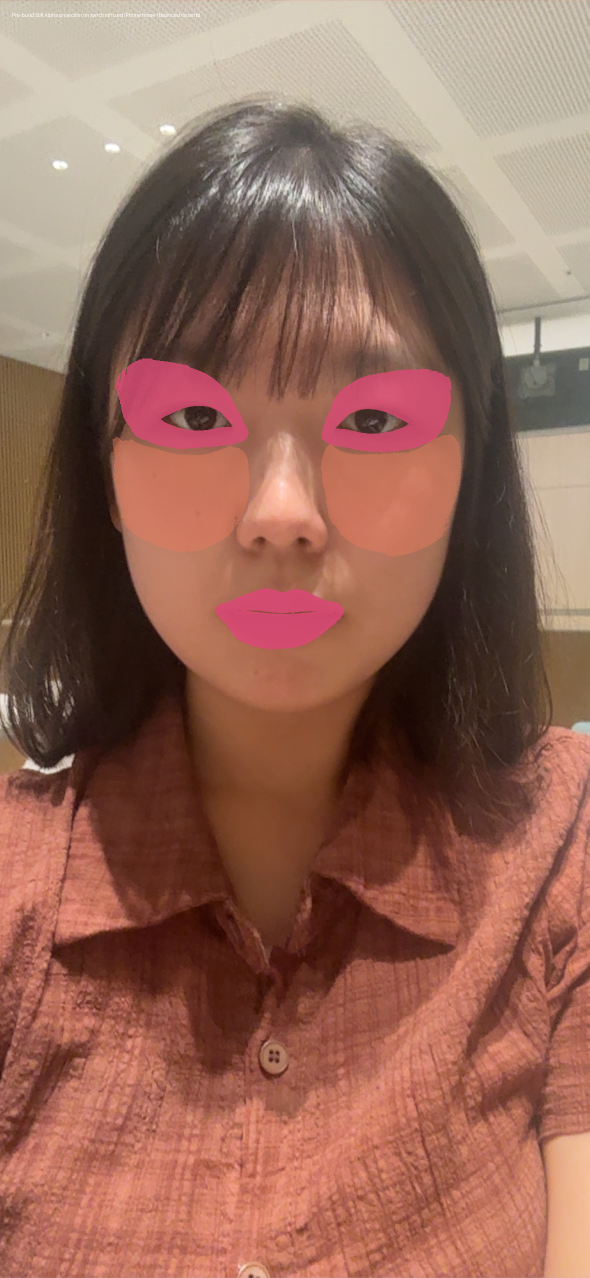
#> input picture evidence/references/e7-user-gold-raw-20260626/combined-soft-alpha-projection.png, 1179 x 2556 px, given in place of brow-png-daily-hair-v1.png, which was not available (shown at 1/2 size)
$ python retune_brow_feedback_textures.py
#> lines starting #> are read from the running program, lines starting #| are printed output that depends on the picture; pictures that were not available may be replaced by others from this repository, and a replacement may not be noted
#!/usr/bin/env python3
"""Retune existing Unity-ready brow textures from device QA feedback."""

from __future__ import annotations

import argparse
from pathlib import Path

import numpy as np
from PIL import Image, ImageFilter


MASK_DIR = Path("unity/MakeupARUnityValidation/Assets/Resources/SmoothRegionMasks")


FLAT_TARGETS = {
    "brow-png-dailyflat-hair-v1": ((96, 98, 212, 132), (300, 98, 416, 132), 0.58),
    "brow-png-dailyflat-sharp-v1": ((99, 100, 209, 129), (303, 100, 413, 129), 0.54),
    "brow-png-dailyflat-multiply-v1": ((99, 100, 209, 129), (303, 100, 413, 129), 0.54),
}

FLAT_SOURCE_TEXTURES = {
    "brow-png-dailyflat-hair-v1": "brow-png-daily-hair-v1",
    "brow-png-dailyflat-sharp-v1": "brow-png-narrow-hair-v1",
    "brow-png-dailyflat-multiply-v1": "brow-png-narrow-hair-v1",
}

HAIR_TEXTURES = (
    "brow-png-daily-hair-v1",
    "brow-png-natural-hair-v1",
    "brow-png-narrow-hair-v1",
    "brow-png-lightbrown-hair-v1",
)

PROCEDURAL_VISIBILITY_BOOSTS = {
    "brow-back-arch-soft-mix-v1": (1.7, 8),
    "brow-slim-tail-fine-hair-v1": (1.08, 4),
}


def parse_args() -> argparse.Namespace:
    parser = argparse.ArgumentParser(description="Retune Unity-ready brow textures.")
    parser.add_argument("--repo-root", type=Path, default=Path.cwd())
    parser.add_argument(
        "--scope",
        choices=("flat", "all"),
        default="flat",
        help="Default flat scope avoids cumulative retuning of already-softened hair textures.",
    )
    return parser.parse_args()


def resolve(repo: Path, path: Path) -> Path:
    return path if path.is_absolute() else repo / path


def bbox_for(active: np.ndarray) -> tuple[int, int, int, int] | None:
    rows, cols = np.nonzero(active)
    if len(cols) == 0:
        return None

    return int(cols.min()), int(rows.min()), int(cols.max()) + 1, int(rows.max()) + 1


def side_crop(image: Image.Image, side: str) -> Image.Image:
    rgba = np.asarray(image.convert("RGBA"))
    red = rgba[:, :, 0]
    if side == "left":
        active = red[:, :256] > 8
        x_offset = 0
    else:
        active = red[:, 256:] > 8
        x_offset = 256

    bbox = bbox_for(active)
    if bbox is None:
        return Image.new("RGBA", (1, 1), (0, 0, 0, 0))

    left, top, right, bottom = bbox
    pad_x = 3
    pad_y = 2
    left = max(0, left + x_offset - pad_x)
    right = min(image.width, right + x_offset + pad_x)
    top = max(0, top - pad_y)
    bottom = min(image.height, bottom + pad_y)
    return image.crop((left, top, right, bottom))


def blur_luma(values: np.ndarray, radius: float) -> np.ndarray:
    source = Image.fromarray(np.clip(values, 0, 255).astype(np.uint8), "L")
    return np.asarray(source.filter(ImageFilter.GaussianBlur(radius=radius)), dtype=np.float32)


# [48 lines left out: functions retune_flat_crop, retune_flat, remap_flat_to_hair_response, not called in this run]


def retune_flat_from_hair_crop(crop: Image.Image, size: tuple[int, int]) -> Image.Image:
    resized = crop.resize(size, Image.Resampling.LANCZOS)
    rgba = np.asarray(resized.convert("RGBA"), dtype=np.float32)
    red = rgba[:, :, 0]
    blue = rgba[:, :, 2]
    height = max(1, red.shape[0])
    y = np.linspace(0.0, 1.0, height, dtype=np.float32)[:, None]
    bottom_edge = np.clip((y - 0.68) / 0.32, 0.0, 1.0)
    edge_trim = 1.0 - bottom_edge * 0.40

    alpha = np.clip(red * 0.94 * edge_trim + blue * 0.10, 0, 255)
    detail = np.clip(blue * 0.98 * edge_trim + red * 0.08, 0, 255)

    output = np.zeros((size[1], size[0], 4), dtype=np.uint8)
    output[:, :, 0] = alpha.astype(np.uint8)
    output[:, :, 1] = output[:, :, 0]
    output[:, :, 2] = detail.astype(np.uint8)
    output[:, :, 3] = output[:, :, 0]
    return Image.fromarray(output, "RGBA")


def retune_flat_from_hair_texture(
    path: Path,
    source_path: Path,
    left_target: tuple[int, int, int, int],
    right_target: tuple[int, int, int, int],
) -> None:
#> called with left_target = (96, 98, 212, 132), right_target = (300, 98, 416, 132)
    source = Image.open(source_path).convert("RGBA")
    output = Image.new("RGBA", source.size, (0, 0, 0, 0))
#> output: PIL image 1179x2556 RGBA; every value is 0
    for side, target in (("left", left_target), ("right", right_target)):
        left, top, right, bottom = target
        crop = side_crop(source, side)
        tuned = retune_flat_from_hair_crop(crop, (right - left, bottom - top))
        output.alpha_composite(tuned, dest=(left, top))
#> this loop made 2 passes
#> bbox in side_crop on passes 1 to 2: (0, 0, 256, 2556), (0, 0, 923, 2556)
#> pass 1, in side_crop, `red = rgba[:, :, 0]`:
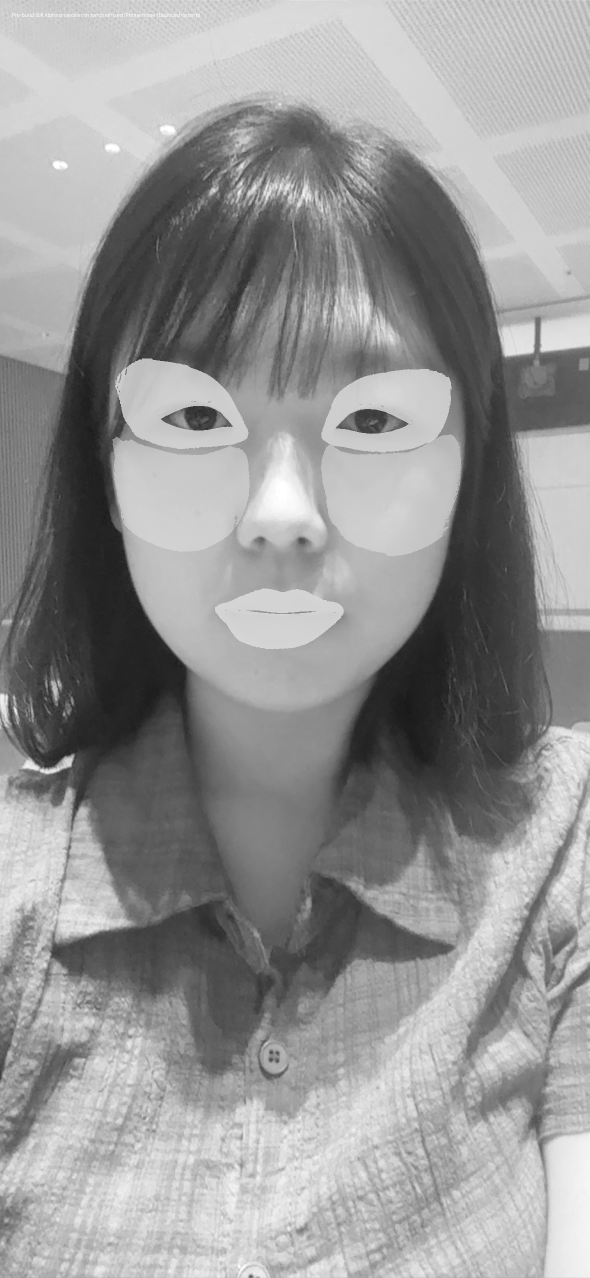
#> red: shape (2556, 1179) (shown at 1/2 size); min 24, max 255, mean 149.2
#> pass 1, in retune_flat_from_hair_texture, `crop = side_crop(source, side)`:
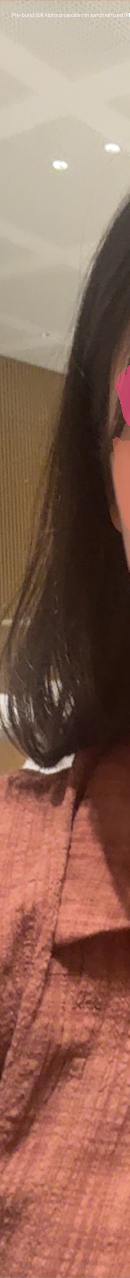
#> crop: PIL image 259x2556 RGBA (shown at 1/2 size); mean R, G, B, A 143.4, 105.2, 89.8, 255
#> pass 1, in retune_flat_from_hair_crop, `resized = crop.resize(size, Image.Resampling.LANCZOS)`:
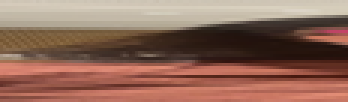
#> resized: PIL image 116x34 RGBA (shown 3 times larger); mean R, G, B, A 143.4, 105.2, 89.8, 255
#> after the loop:
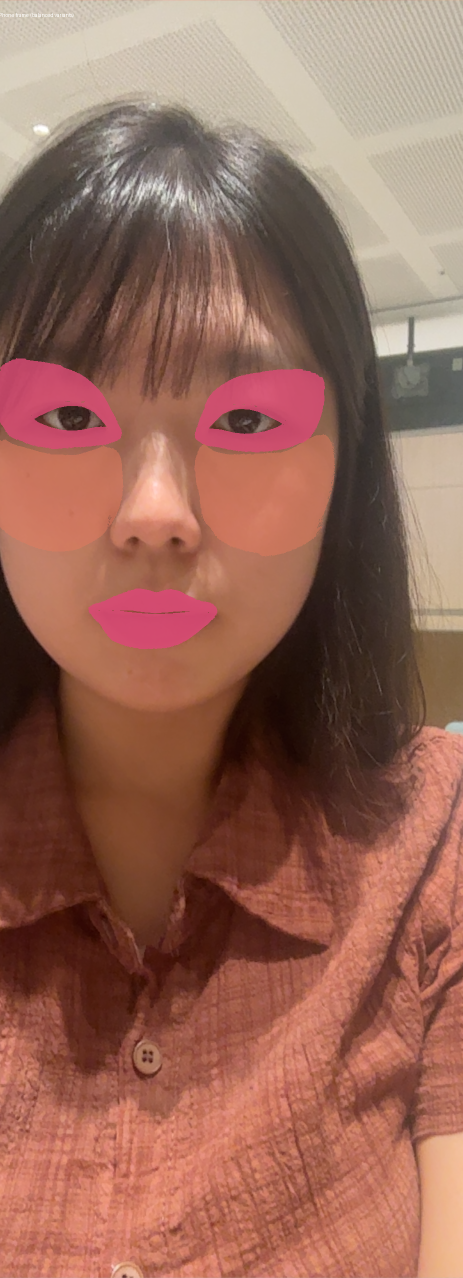
#> crop: PIL image 926x2556 RGBA (shown at 1/2 size); mean R, G, B, A 150.8, 103.7, 88.7, 255
#> after the loop:
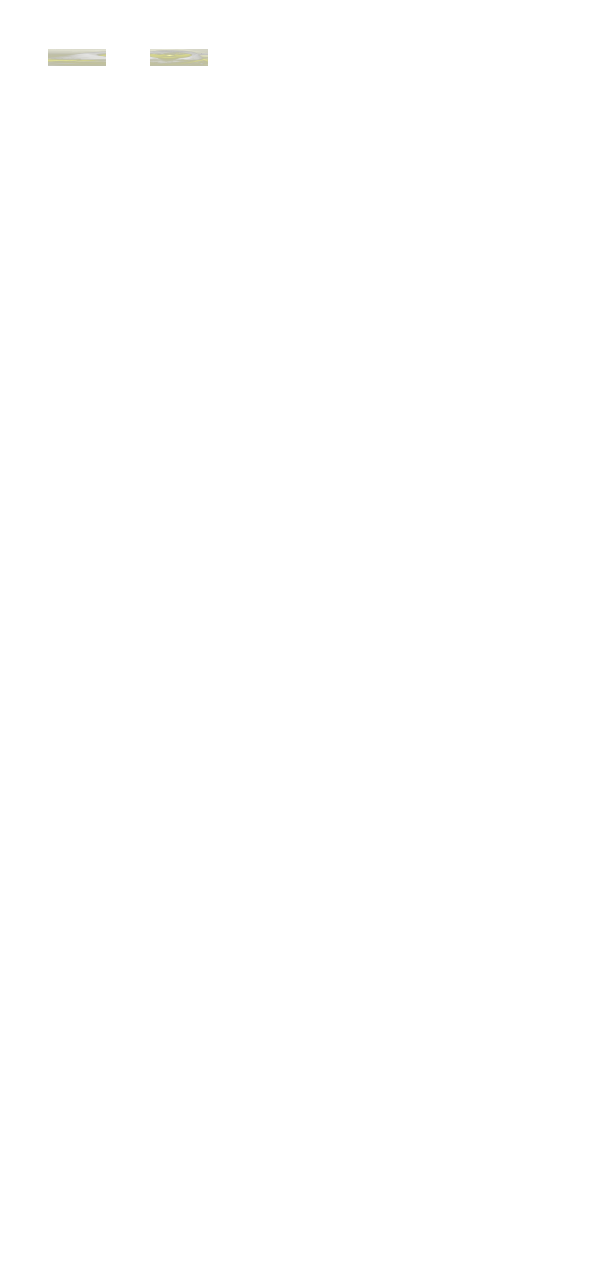
#> output: PIL image 1179x2556 RGBA (shown at 1/2 size); mean R, G, B, A 0.4, 0.4, 0.2, 0.4; transparent parts drawn white
#> after the loop:
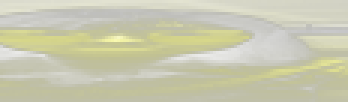
#> tuned: PIL image 116x34 RGBA (shown 3 times larger); mean R, G, B, A 138.5, 138.5, 92.6, 138.5; transparent parts drawn white

    output.save(path)


# [54 lines left out: functions soften_hair_detail, boost_procedural, soften_soft_flat_top_edge, not called in this run]


def main() -> None:
    args = parse_args()
    repo = args.repo_root.resolve()
    mask_dir = resolve(repo, MASK_DIR)

    for texture_id, (left_target, right_target, _detail_scale) in FLAT_TARGETS.items():
        path = mask_dir / f"{texture_id}.png"
        source_path = mask_dir / f"{FLAT_SOURCE_TEXTURES[texture_id]}.png"
        retune_flat_from_hair_texture(path, source_path, left_target, right_target)
        print(f"retuned_flat_brow path={path.relative_to(repo).as_posix()}")
#> pass 2 of the loop in main, `for texture_id, (left_target, right_target, _detail_scale) in FLAT_TAR..`:
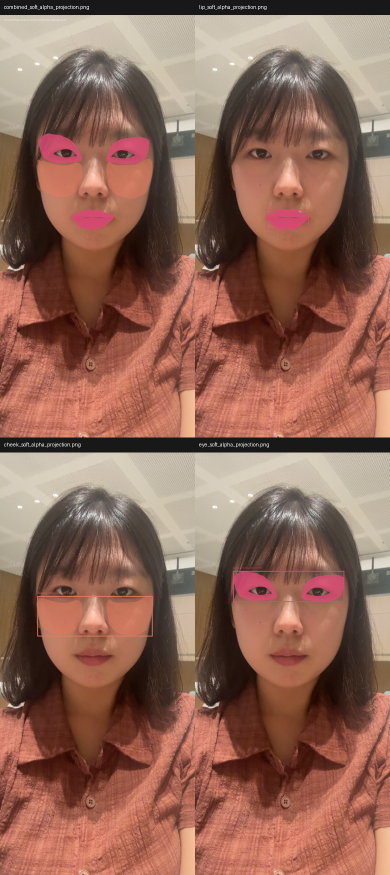
#> input picture evidence/references/e7-user-gold-raw-20260626/contact-sheet.png, 780 x 1750 px, given in place of brow-png-narrow-hair-v1.png, which was not available (shown at 1/2 size)
#> source: PIL image 780x1750 RGBA
#> the loop in retune_flat_from_hair_texture (call 2), `for side, target in (("left", left_target), ("right", right_target)):` made 2 passes
#> bbox in side_crop on passes 1 to 2: (0, 0, 256, 1750), (0, 0, 524, 1750)
#> pass 1, in side_crop (call 3), `red = rgba[:, :, 0]`:
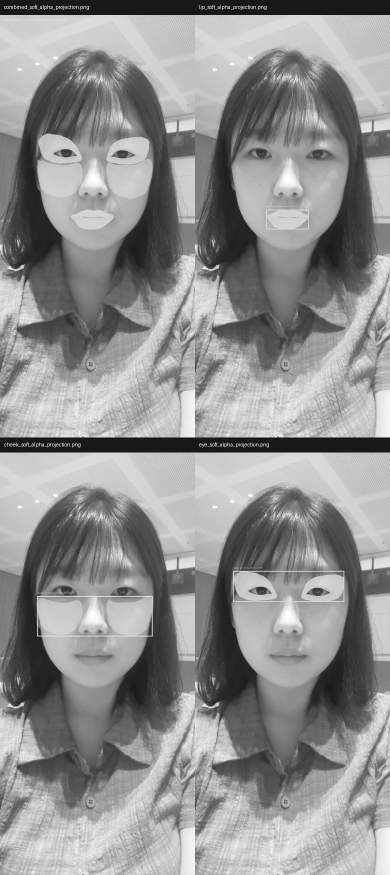
#> red: shape (1750, 780) (shown at 1/2 size); min 24, max 255, mean 144
#> after the loop in retune_flat_from_hair_texture (call 2), `for side, target in (("left", left_target), ("right", right_target)):`:
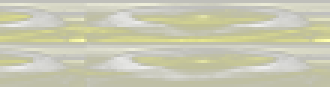
#> tuned: PIL image 110x29 RGBA (shown 3 times larger); mean R, G, B, A 134.6, 134.6, 93.1, 134.6; transparent parts drawn white

    if args.scope != "all":
        return

    for texture_id in HAIR_TEXTURES:
        soften_hair_detail(mask_dir / f"{texture_id}.png")
        print(f"softened_brow_hair_detail path={(mask_dir / f'{texture_id}.png').relative_to(repo).as_posix()}")

    for texture_id, (scale, lift) in PROCEDURAL_VISIBILITY_BOOSTS.items():
        path = mask_dir / f"{texture_id}.png"
        boost_procedural(path, scale, lift)
        if texture_id == "brow-back-arch-soft-mix-v1":
            soften_soft_flat_top_edge(path)
        print(f"boosted_procedural_brow path={path.relative_to(repo).as_posix()}")


if __name__ == "__main__":
    main()
